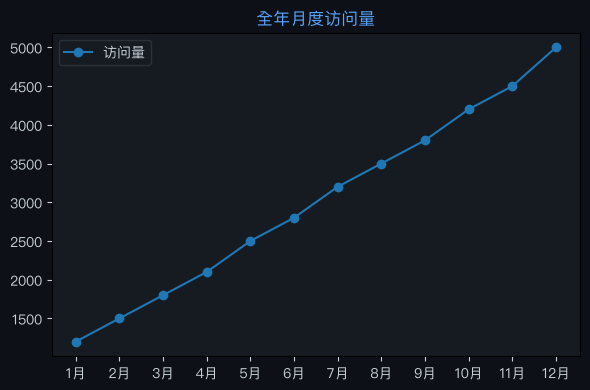

Write Python code to recreate this figure.
import matplotlib
matplotlib.use('Agg')
import matplotlib.pyplot as plt
import matplotlib.font_manager as fm
import json

for f in fm.fontManager.ttflist:
    if 'PingFang' in f.name:
        plt.rcParams['font.family'] = f.name
        break
plt.rcParams['axes.unicode_minus'] = False

labels = ["1月","2月","3月","4月","5月","6月","7月","8月","9月","10月","11月","12月"]
datasets = [{"label":"访问量","data":[1200,1500,1800,2100,2500,2800,3200,3500,3800,4200,4500,5000]}]
chartType = "line"

fig, ax = plt.subplots(figsize=(6, 4))
fig.patch.set_facecolor('#0d1117')
ax.set_facecolor('#161b22')
ax.tick_params(colors='#c9d1d9')

if chartType == 'pie':
    wedges, texts, autotexts = ax.pie(datasets[0]['data'], labels=labels, autopct='%1.1f%%',
        colors=['#238636','#1f6feb','#d29922','#f85149','#a371f7','#3fb950'],
        textprops={'color':'#c9d1d9'})
else:
    for ds in datasets:
        if chartType == 'bar':
            ax.bar(labels, ds['data'], label=ds['label'])
        elif chartType == 'line':
            ax.plot(labels, ds['data'], marker='o', label=ds['label'])
    ax.legend(facecolor='#161b22', edgecolor='#30363d', labelcolor='#c9d1d9')

ax.set_title("全年月度访问量", color='#58a6ff', fontsize=12)
plt.tight_layout()
plt.savefig("/Users/wisonzhu/projects/ag-ui-demo/.tmp/chart_04aox3.png", dpi=100, bbox_inches='tight', facecolor='#0d1117')
